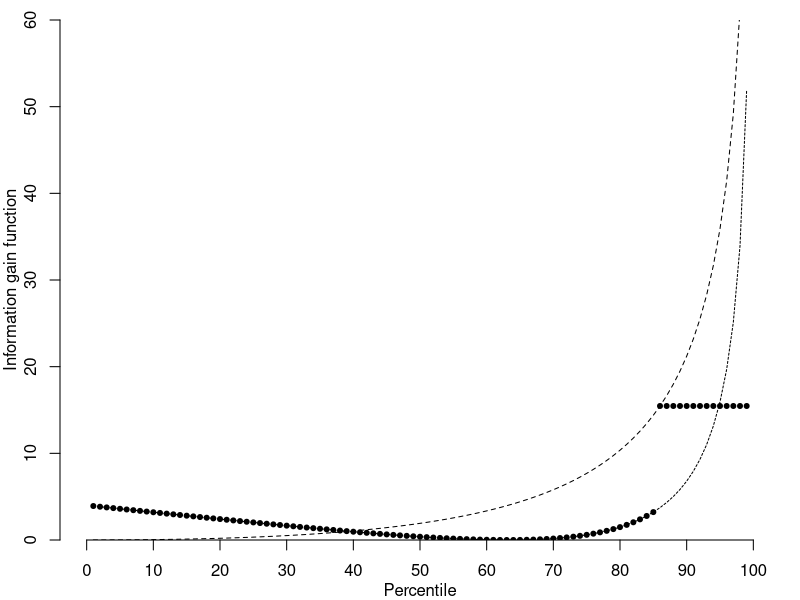

Here is the R script that generated this plot:
########################################################################
# information gain with censoring with an exponential phenotype
########################################################################

postscript(file="exponential-censor.eps",height=6,width=8,horiz=F)
q <- seq(0.01,0.99,by=0.01)
par(mar=c(3,3,1,1))
y <- qexp(q)
plot(q,4*y^2,type="n",ylim=c(0,60),xlim=c(0,1),axes=F,xlab="",ylab="",yaxs="i")
lines(q,4*y^2,lty="44")
lines(q,4*(y-1)^2,lty="22")
idx <- 1:85
points(q[idx],4*(y[idx]-1)^2,pch=20)
idx <- 86:99
points(q[idx],rep(4*y[86]^2,99-85),pch=20)
ptiles <- seq(0,100,by=10)
axis(1, at = ptiles/100, labels=formatC(ptiles))
axis(2, at = seq(0,60,by=10), labels=formatC(seq(0,60,by=10)))
mtext("Information gain function",side=2,line=2)
mtext("Percentile",side=1,line=2)
dev.off()


